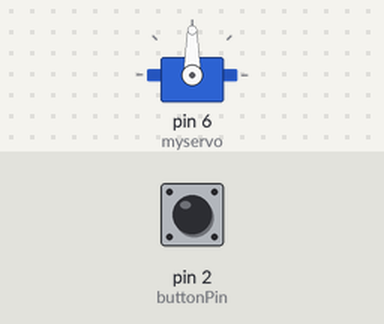
A sketch run on a simulated Arduino Uno, built with avr-gcc and run on an emulated ATmega328P. On the bench: servo. Inputs (shaded band) come from the test bench; at power-on: pin 2 (buttonPin) HIGH.

Above: at 1.2 s.
1.3 s: pin 2 (buttonPin) pulled LOW for 0.15 s
At 1.45 s:
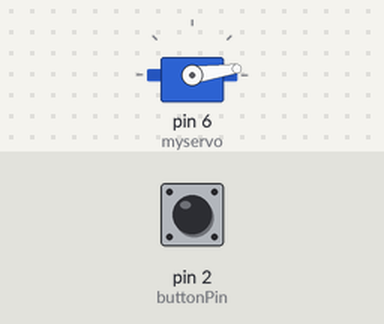
At 2.05 s:
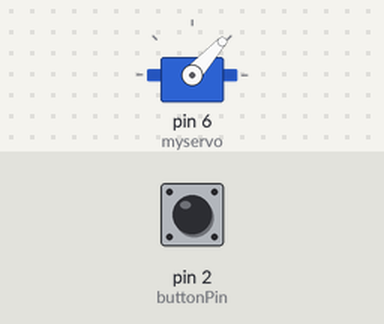
Timing chart, 0 to 10.3 s (numbered marks = the images above; inputs shaded):
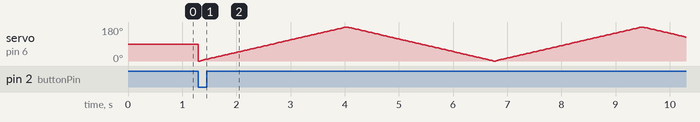

The sketch:

servo01.ino
```cpp
#include <Servo.h>

Servo myservo;

const int buttonPin = 2; // 스위치 핀
int buttonState = HIGH;  // 스위치 상태 (풀업 사용 시 HIGH가 기본값)

void setup() {
  myservo.attach(6);          // 서보모터 핀 (6번 핀)
  pinMode(buttonPin, INPUT_PULLUP); // 내부 풀업 저항 사용
  Serial.begin(9600);         // 시리얼 통신 시작
}

void loop() {
  buttonState = digitalRead(buttonPin);

  if (buttonState == LOW) {   // 스위치를 누르면 동작 (풀업이므로 LOW가 눌림)
    for (int i = 0; i < 2; i++) {  // 10번 반복
      // 0도 -> 180도
      for (int pos = 0; pos <= 180; pos += 1) {
        myservo.write(pos);
        delay(15);
      }
      // 180도 -> 0도
      for (int pos = 180; pos >= 0; pos -= 1) {
        myservo.write(pos);
        delay(15);
      }
    }

    Serial.println("forward"); // 동작 끝나면 전진 명령 전송

    // 스위치를 계속 누르고 있어도 한 번만 동작하도록 대기
    while (digitalRead(buttonPin) == LOW) {
      delay(10);
    }
  }
}
```
